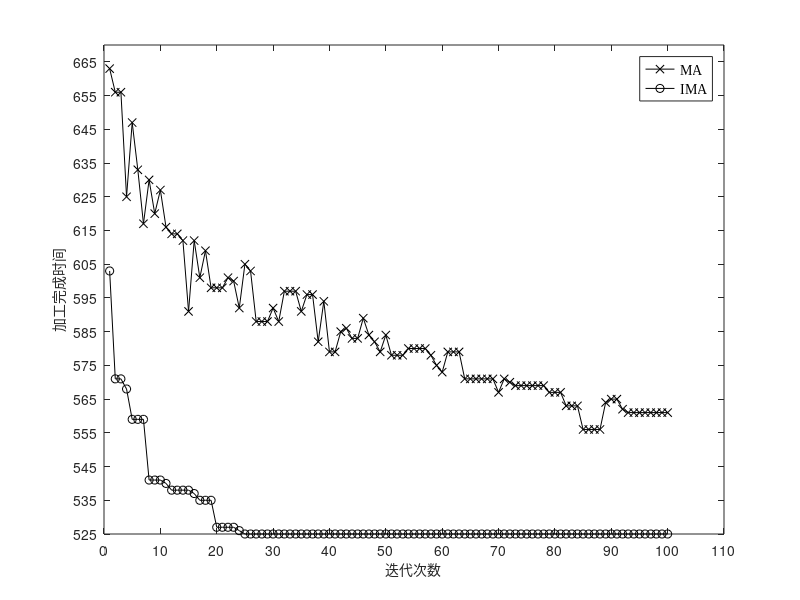

Here is the MATLAB script that generated this plot: (Note: this script raises an error after producing the figure.)
clc
clear all

fig = figure('Color','w');% 新建一个figure，并将图像句柄保存到fig
x = 1:1:100;
load('base_Mk08.mat');
a = makespan_best_iter;
load('improve_Mk08.mat');
b = makespan_best_iter;
plot(x,a,'-kx',x,b,'-ko');
% grid on
% grid minor
% title('在数据集DMk08上的优化过程迭代曲线','FontName','黑体','FontSize',14);
axis( [0,110,525,670])  %确定x轴与y轴框图大小
set(gca,'XTick',[0:10:110]) %x轴范围
set(gca,'YTick',[525:10:670]) %y轴范围
legend('MA','IMA','FontName','TimesNewRoman','Location','NorthEast', 'FontSize',10,'FontWeight','normal');   %右下角标注
xlabel('迭代次数', 'FontName','黑体','FontSize',10,'FontWeight','normal')  %x轴坐标描述
ylabel('加工完成时间', 'FontName','黑体','FontSize',10,'FontWeight','normal') %y轴坐标描述

frame = getframe(fig); % 获取frame
img = frame2im(frame); % 将frame变换成imwrite函数可以识别的格式
imwrite(img,'../结果图/XT_Mk08.png'); % 保存到工作目录下，名字为"a.png"